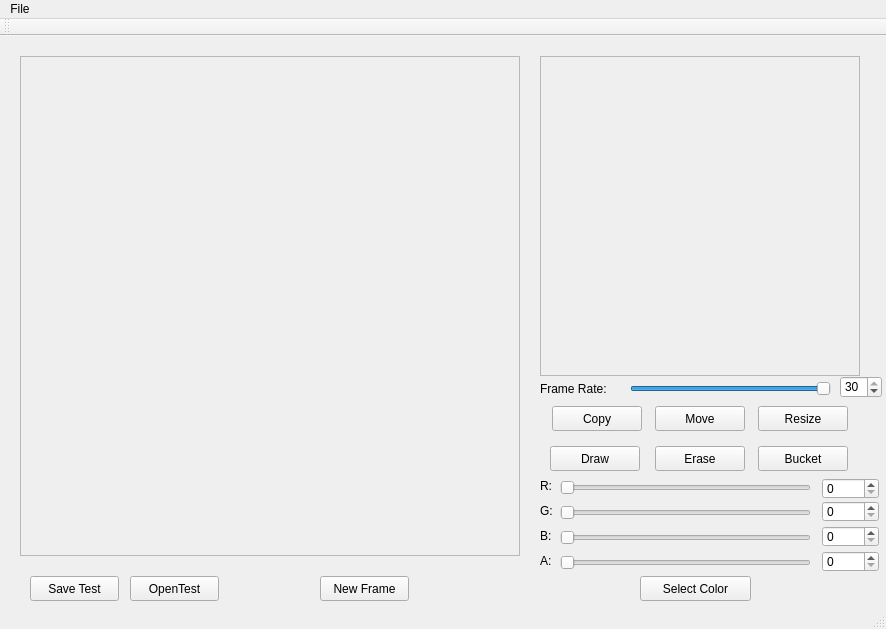
<?xml version="1.0" encoding="UTF-8"?>
<ui version="4.0">
 <class>PixamaWindow</class>
 <widget class="QMainWindow" name="PixamaWindow">
  <property name="geometry">
   <rect>
    <x>0</x>
    <y>0</y>
    <width>886</width>
    <height>629</height>
   </rect>
  </property>
  <property name="windowTitle">
   <string>PixamaWindow</string>
  </property>
  <widget class="QWidget" name="centralWidget">
   <widget class="QGraphicsView" name="canvas">
    <property name="enabled">
     <bool>false</bool>
    </property>
    <property name="geometry">
     <rect>
      <x>20</x>
      <y>20</y>
      <width>500</width>
      <height>500</height>
     </rect>
    </property>
    <property name="autoFillBackground">
     <bool>false</bool>
    </property>
    <property name="interactive">
     <bool>true</bool>
    </property>
   </widget>
   <widget class="QPushButton" name="drawButton">
    <property name="geometry">
     <rect>
      <x>550</x>
      <y>410</y>
      <width>90</width>
      <height>25</height>
     </rect>
    </property>
    <property name="text">
     <string>Draw</string>
    </property>
   </widget>
   <widget class="QPushButton" name="eraseButton">
    <property name="geometry">
     <rect>
      <x>655</x>
      <y>410</y>
      <width>90</width>
      <height>25</height>
     </rect>
    </property>
    <property name="text">
     <string>Erase</string>
    </property>
   </widget>
   <widget class="QGraphicsView" name="preview">
    <property name="enabled">
     <bool>false</bool>
    </property>
    <property name="geometry">
     <rect>
      <x>540</x>
      <y>20</y>
      <width>320</width>
      <height>320</height>
     </rect>
    </property>
    <property name="interactive">
     <bool>true</bool>
    </property>
   </widget>
   <widget class="QPushButton" name="copyButton">
    <property name="geometry">
     <rect>
      <x>552</x>
      <y>370</y>
      <width>90</width>
      <height>25</height>
     </rect>
    </property>
    <property name="text">
     <string>Copy</string>
    </property>
   </widget>
   <widget class="QPushButton" name="moveButton">
    <property name="geometry">
     <rect>
      <x>655</x>
      <y>370</y>
      <width>90</width>
      <height>25</height>
     </rect>
    </property>
    <property name="text">
     <string>Move</string>
    </property>
   </widget>
   <widget class="QPushButton" name="resizeButton">
    <property name="geometry">
     <rect>
      <x>758</x>
      <y>370</y>
      <width>90</width>
      <height>25</height>
     </rect>
    </property>
    <property name="text">
     <string>Resize</string>
    </property>
   </widget>
   <widget class="QSlider" name="frameRateSlider">
    <property name="geometry">
     <rect>
      <x>630</x>
      <y>340</y>
      <width>201</width>
      <height>25</height>
     </rect>
    </property>
    <property name="minimum">
     <number>1</number>
    </property>
    <property name="maximum">
     <number>30</number>
    </property>
    <property name="value">
     <number>30</number>
    </property>
    <property name="orientation">
     <enum>Qt::Horizontal</enum>
    </property>
   </widget>
   <widget class="QLabel" name="frameRateLabel">
    <property name="geometry">
     <rect>
      <x>540</x>
      <y>340</y>
      <width>80</width>
      <height>25</height>
     </rect>
    </property>
    <property name="text">
     <string>Frame Rate:</string>
    </property>
   </widget>
   <widget class="QPushButton" name="bucketButton">
    <property name="geometry">
     <rect>
      <x>758</x>
      <y>410</y>
      <width>90</width>
      <height>25</height>
     </rect>
    </property>
    <property name="text">
     <string>Bucket</string>
    </property>
   </widget>
   <widget class="QLabel" name="labelR">
    <property name="geometry">
     <rect>
      <x>540</x>
      <y>440</y>
      <width>20</width>
      <height>20</height>
     </rect>
    </property>
    <property name="text">
     <string>R:</string>
    </property>
   </widget>
   <widget class="QLabel" name="labelG">
    <property name="geometry">
     <rect>
      <x>540</x>
      <y>465</y>
      <width>20</width>
      <height>20</height>
     </rect>
    </property>
    <property name="text">
     <string>G:</string>
    </property>
   </widget>
   <widget class="QLabel" name="labelB">
    <property name="geometry">
     <rect>
      <x>540</x>
      <y>490</y>
      <width>20</width>
      <height>20</height>
     </rect>
    </property>
    <property name="text">
     <string>B:</string>
    </property>
   </widget>
   <widget class="QSlider" name="sliderR">
    <property name="geometry">
     <rect>
      <x>560</x>
      <y>440</y>
      <width>251</width>
      <height>23</height>
     </rect>
    </property>
    <property name="minimum">
     <number>0</number>
    </property>
    <property name="maximum">
     <number>255</number>
    </property>
    <property name="value">
     <number>0</number>
    </property>
    <property name="orientation">
     <enum>Qt::Horizontal</enum>
    </property>
   </widget>
   <widget class="QSlider" name="sliderG">
    <property name="geometry">
     <rect>
      <x>560</x>
      <y>465</y>
      <width>251</width>
      <height>23</height>
     </rect>
    </property>
    <property name="minimum">
     <number>0</number>
    </property>
    <property name="maximum">
     <number>255</number>
    </property>
    <property name="value">
     <number>0</number>
    </property>
    <property name="orientation">
     <enum>Qt::Horizontal</enum>
    </property>
   </widget>
   <widget class="QSlider" name="sliderB">
    <property name="geometry">
     <rect>
      <x>560</x>
      <y>490</y>
      <width>251</width>
      <height>23</height>
     </rect>
    </property>
    <property name="minimum">
     <number>0</number>
    </property>
    <property name="maximum">
     <number>255</number>
    </property>
    <property name="value">
     <number>0</number>
    </property>
    <property name="orientation">
     <enum>Qt::Horizontal</enum>
    </property>
   </widget>
   <widget class="QLabel" name="labelA">
    <property name="geometry">
     <rect>
      <x>540</x>
      <y>515</y>
      <width>20</width>
      <height>20</height>
     </rect>
    </property>
    <property name="text">
     <string>A:</string>
    </property>
   </widget>
   <widget class="QSlider" name="sliderA">
    <property name="geometry">
     <rect>
      <x>560</x>
      <y>515</y>
      <width>251</width>
      <height>23</height>
     </rect>
    </property>
    <property name="minimum">
     <number>0</number>
    </property>
    <property name="maximum">
     <number>255</number>
    </property>
    <property name="singleStep">
     <number>1</number>
    </property>
    <property name="value">
     <number>0</number>
    </property>
    <property name="orientation">
     <enum>Qt::Horizontal</enum>
    </property>
   </widget>
   <widget class="QSpinBox" name="spinBoxR">
    <property name="geometry">
     <rect>
      <x>822</x>
      <y>442</y>
      <width>57</width>
      <height>21</height>
     </rect>
    </property>
    <property name="maximum">
     <number>255</number>
    </property>
   </widget>
   <widget class="QSpinBox" name="spinBoxG">
    <property name="geometry">
     <rect>
      <x>822</x>
      <y>465</y>
      <width>57</width>
      <height>21</height>
     </rect>
    </property>
    <property name="maximum">
     <number>255</number>
    </property>
   </widget>
   <widget class="QSpinBox" name="spinBoxB">
    <property name="geometry">
     <rect>
      <x>822</x>
      <y>490</y>
      <width>57</width>
      <height>21</height>
     </rect>
    </property>
    <property name="maximum">
     <number>255</number>
    </property>
   </widget>
   <widget class="QSpinBox" name="frameRateSpinBox">
    <property name="geometry">
     <rect>
      <x>840</x>
      <y>340</y>
      <width>42</width>
      <height>22</height>
     </rect>
    </property>
    <property name="maximum">
     <number>30</number>
    </property>
    <property name="value">
     <number>30</number>
    </property>
   </widget>
   <widget class="QPushButton" name="color">
    <property name="geometry">
     <rect>
      <x>640</x>
      <y>540</y>
      <width>111</width>
      <height>25</height>
     </rect>
    </property>
    <property name="text">
     <string>Select Color</string>
    </property>
   </widget>
   <widget class="QPushButton" name="SaveTest">
    <property name="geometry">
     <rect>
      <x>30</x>
      <y>540</y>
      <width>89</width>
      <height>25</height>
     </rect>
    </property>
    <property name="text">
     <string>Save Test</string>
    </property>
   </widget>
   <widget class="QSpinBox" name="spinBoxA">
    <property name="geometry">
     <rect>
      <x>822</x>
      <y>515</y>
      <width>57</width>
      <height>21</height>
     </rect>
    </property>
    <property name="maximum">
     <number>255</number>
    </property>
   </widget>
   <widget class="QPushButton" name="OpenTest">
    <property name="geometry">
     <rect>
      <x>130</x>
      <y>540</y>
      <width>89</width>
      <height>25</height>
     </rect>
    </property>
    <property name="text">
     <string>OpenTest</string>
    </property>
   </widget>
   <widget class="QPushButton" name="NewFrame">
    <property name="geometry">
     <rect>
      <x>320</x>
      <y>540</y>
      <width>89</width>
      <height>25</height>
     </rect>
    </property>
    <property name="text">
     <string>New Frame</string>
    </property>
   </widget>
  </widget>
  <widget class="QMenuBar" name="menuBar">
   <property name="geometry">
    <rect>
     <x>0</x>
     <y>0</y>
     <width>886</width>
     <height>22</height>
    </rect>
   </property>
   <widget class="QMenu" name="menuFile">
    <property name="title">
     <string>File</string>
    </property>
    <addaction name="saveButton"/>
    <addaction name="actionLoad"/>
    <addaction name="actionExport"/>
    <addaction name="actionClose"/>
   </widget>
   <addaction name="menuFile"/>
  </widget>
  <widget class="QToolBar" name="mainToolBar">
   <attribute name="toolBarArea">
    <enum>TopToolBarArea</enum>
   </attribute>
   <attribute name="toolBarBreak">
    <bool>false</bool>
   </attribute>
  </widget>
  <widget class="QStatusBar" name="statusBar"/>
  <action name="saveButton">
   <property name="text">
    <string>Save</string>
   </property>
  </action>
  <action name="actionLoad">
   <property name="text">
    <string>Load</string>
   </property>
  </action>
  <action name="actionClose">
   <property name="text">
    <string>Close</string>
   </property>
  </action>
  <action name="actionExport">
   <property name="text">
    <string>Export</string>
   </property>
  </action>
 </widget>
 <layoutdefault spacing="6" margin="11"/>
 <resources/>
 <connections>
  <connection>
   <sender>sliderR</sender>
   <signal>valueChanged(int)</signal>
   <receiver>spinBoxR</receiver>
   <slot>setValue(int)</slot>
   <hints>
    <hint type="sourcelabel">
     <x>810</x>
     <y>501</y>
    </hint>
    <hint type="destinationlabel">
     <x>854</x>
     <y>489</y>
    </hint>
   </hints>
  </connection>
  <connection>
   <sender>sliderG</sender>
   <signal>valueChanged(int)</signal>
   <receiver>spinBoxG</receiver>
   <slot>setValue(int)</slot>
   <hints>
    <hint type="sourcelabel">
     <x>762</x>
     <y>508</y>
    </hint>
    <hint type="destinationlabel">
     <x>865</x>
     <y>511</y>
    </hint>
   </hints>
  </connection>
  <connection>
   <sender>sliderB</sender>
   <signal>valueChanged(int)</signal>
   <receiver>spinBoxB</receiver>
   <slot>setValue(int)</slot>
   <hints>
    <hint type="sourcelabel">
     <x>791</x>
     <y>551</y>
    </hint>
    <hint type="destinationlabel">
     <x>870</x>
     <y>534</y>
    </hint>
   </hints>
  </connection>
  <connection>
   <sender>spinBoxB</sender>
   <signal>valueChanged(int)</signal>
   <receiver>sliderB</receiver>
   <slot>setValue(int)</slot>
   <hints>
    <hint type="sourcelabel">
     <x>838</x>
     <y>549</y>
    </hint>
    <hint type="destinationlabel">
     <x>810</x>
     <y>551</y>
    </hint>
   </hints>
  </connection>
  <connection>
   <sender>spinBoxG</sender>
   <signal>valueChanged(int)</signal>
   <receiver>sliderG</receiver>
   <slot>setValue(int)</slot>
   <hints>
    <hint type="sourcelabel">
     <x>836</x>
     <y>524</y>
    </hint>
    <hint type="destinationlabel">
     <x>810</x>
     <y>526</y>
    </hint>
   </hints>
  </connection>
  <connection>
   <sender>spinBoxR</sender>
   <signal>valueChanged(int)</signal>
   <receiver>sliderR</receiver>
   <slot>setValue(int)</slot>
   <hints>
    <hint type="sourcelabel">
     <x>845</x>
     <y>501</y>
    </hint>
    <hint type="destinationlabel">
     <x>810</x>
     <y>501</y>
    </hint>
   </hints>
  </connection>
  <connection>
   <sender>frameRateSlider</sender>
   <signal>valueChanged(int)</signal>
   <receiver>frameRateSpinBox</receiver>
   <slot>setValue(int)</slot>
   <hints>
    <hint type="sourcelabel">
     <x>815</x>
     <y>381</y>
    </hint>
    <hint type="destinationlabel">
     <x>843</x>
     <y>384</y>
    </hint>
   </hints>
  </connection>
  <connection>
   <sender>frameRateSpinBox</sender>
   <signal>valueChanged(int)</signal>
   <receiver>frameRateSlider</receiver>
   <slot>setValue(int)</slot>
   <hints>
    <hint type="sourcelabel">
     <x>848</x>
     <y>392</y>
    </hint>
    <hint type="destinationlabel">
     <x>822</x>
     <y>391</y>
    </hint>
   </hints>
  </connection>
  <connection>
   <sender>spinBoxA</sender>
   <signal>valueChanged(int)</signal>
   <receiver>sliderA</receiver>
   <slot>setValue(int)</slot>
   <hints>
    <hint type="sourcelabel">
     <x>826</x>
     <y>569</y>
    </hint>
    <hint type="destinationlabel">
     <x>809</x>
     <y>569</y>
    </hint>
   </hints>
  </connection>
  <connection>
   <sender>sliderA</sender>
   <signal>valueChanged(int)</signal>
   <receiver>spinBoxA</receiver>
   <slot>setValue(int)</slot>
   <hints>
    <hint type="sourcelabel">
     <x>688</x>
     <y>567</y>
    </hint>
    <hint type="destinationlabel">
     <x>839</x>
     <y>563</y>
    </hint>
   </hints>
  </connection>
 </connections>
 <slots>
  <signal>signal1()</signal>
 </slots>
</ui>
